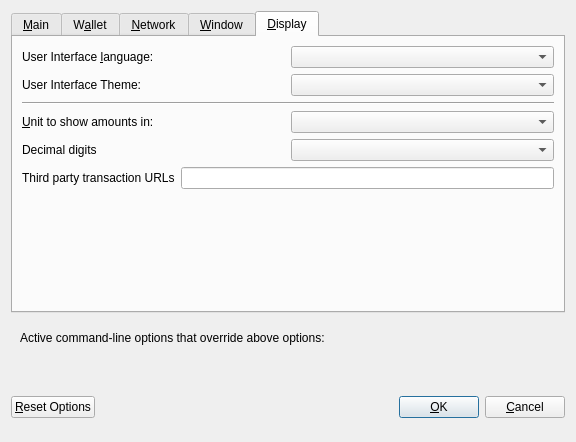
<?xml version="1.0" encoding="UTF-8"?>
<ui version="4.0">
 <class>OptionsDialog</class>
 <widget class="QDialog" name="OptionsDialog">
  <property name="geometry">
   <rect>
    <x>0</x>
    <y>0</y>
    <width>576</width>
    <height>442</height>
   </rect>
  </property>
  <property name="windowTitle">
   <string>Options</string>
  </property>
  <property name="modal">
   <bool>true</bool>
  </property>
  <layout class="QVBoxLayout" name="verticalLayout">
   <item>
    <widget class="QTabWidget" name="tabWidget">
     <property name="currentIndex">
      <number>4</number>
     </property>
     <widget class="QWidget" name="tabMain">
      <attribute name="title">
       <string>&amp;Main</string>
      </attribute>
      <layout class="QVBoxLayout" name="verticalLayout_Main">
       <item>
        <widget class="QCheckBox" name="bitcoinAtStartup">
         <property name="toolTip">
          <string>Automatically start Mire after logging in to the system.</string>
         </property>
         <property name="text">
          <string>&amp;Start Mire on system login</string>
         </property>
        </widget>
       </item>
       <item>
        <layout class="QHBoxLayout" name="horizontalLayout_2_Main">
         <item>
          <widget class="QLabel" name="databaseCacheLabel">
           <property name="text">
            <string>Size of &amp;database cache</string>
           </property>
           <property name="textFormat">
            <enum>Qt::PlainText</enum>
           </property>
           <property name="buddy">
            <cstring>databaseCache</cstring>
           </property>
          </widget>
         </item>
         <item>
          <widget class="QSpinBox" name="databaseCache"/>
         </item>
         <item>
          <widget class="QLabel" name="databaseCacheUnitLabel">
           <property name="text">
            <string>MB</string>
           </property>
           <property name="textFormat">
            <enum>Qt::PlainText</enum>
           </property>
          </widget>
         </item>
         <item>
          <spacer name="horizontalSpacer_2_Main">
           <property name="orientation">
            <enum>Qt::Horizontal</enum>
           </property>
           <property name="sizeHint" stdset="0">
            <size>
             <width>40</width>
             <height>20</height>
            </size>
           </property>
          </spacer>
         </item>
        </layout>
       </item>
       <item>
        <layout class="QHBoxLayout" name="horizontalLayout_3_Main">
         <item>
          <widget class="QLabel" name="threadsScriptVerifLabel">
           <property name="text">
            <string>Number of script &amp;verification threads</string>
           </property>
           <property name="textFormat">
            <enum>Qt::PlainText</enum>
           </property>
           <property name="buddy">
            <cstring>threadsScriptVerif</cstring>
           </property>
          </widget>
         </item>
         <item>
          <widget class="QSpinBox" name="threadsScriptVerif">
           <property name="toolTip">
            <string>(0 = auto, &lt;0 = leave that many cores free)</string>
           </property>
          </widget>
         </item>
         <item>
          <spacer name="horizontalSpacer_3_Main">
           <property name="orientation">
            <enum>Qt::Horizontal</enum>
           </property>
           <property name="sizeHint" stdset="0">
            <size>
             <width>40</width>
             <height>20</height>
            </size>
           </property>
          </spacer>
         </item>
        </layout>
       </item>
       <item>
        <spacer name="verticalSpacer_2">
         <property name="orientation">
          <enum>Qt::Vertical</enum>
         </property>
         <property name="sizeHint" stdset="0">
          <size>
           <width>20</width>
           <height>40</height>
          </size>
         </property>
        </spacer>
       </item>
       <item>
        <layout class="QHBoxLayout" name="horizontalLayout_3">
         <item>
          <widget class="QLabel" name="percentage_label">
           <property name="toolTip">
            <string>Percentage of incoming MIRE which get automatically converted to zMIRE via Zerocoin Protocol (min: 10%)</string>
           </property>
           <property name="text">
            <string>Percentage of autominted zMIRE</string>
           </property>
          </widget>
         </item>
         <item>
          <widget class="QSpinBox" name="zeromintPercentage">
           <property name="minimum">
            <number>10</number>
           </property>
           <property name="maximum">
            <number>100</number>
           </property>
          </widget>
         </item>
        </layout>
       </item>
       <item>
        <layout class="QHBoxLayout" name="horizontalLayout" stretch="0,0">
         <property name="sizeConstraint">
          <enum>QLayout::SetFixedSize</enum>
         </property>
         <item>
          <widget class="QLabel" name="labelPreferredDenom">
           <property name="maximumSize">
            <size>
             <width>16777215</width>
             <height>16777215</height>
            </size>
           </property>
           <property name="toolTip">
            <string>Wait with automatic conversion to Zerocoin until enough MIRE for this denomination is available</string>
           </property>
           <property name="text">
            <string>Preferred Automint zMIRE Denomination</string>
           </property>
          </widget>
         </item>
         <item>
          <widget class="QComboBox" name="preferredDenom">
           <property name="maximumSize">
            <size>
             <width>16777215</width>
             <height>27</height>
            </size>
           </property>
           <property name="toolTip">
            <string>Wait with automatic conversion to Zerocoin until enough MIRE for this denomination is available</string>
           </property>
           <property name="maxVisibleItems">
            <number>9</number>
           </property>
           <property name="maxCount">
            <number>9</number>
           </property>
          </widget>
         </item>
        </layout>
       </item>
      </layout>
     </widget>
     <widget class="QWidget" name="tabWallet">
      <attribute name="title">
       <string>W&amp;allet</string>
      </attribute>
      <layout class="QVBoxLayout" name="verticalLayout_Wallet">
       <item>
        <widget class="QGroupBox" name="groupBox">
         <property name="title">
          <string>Expert</string>
         </property>
         <layout class="QVBoxLayout" name="verticalLayout_2">
          <item>
           <widget class="QCheckBox" name="coinControlFeatures">
            <property name="toolTip">
             <string>Whether to show coin control features or not.</string>
            </property>
            <property name="text">
             <string>Enable coin &amp;control features</string>
            </property>
           </widget>
          </item>
          <item>
           <widget class="QCheckBox" name="showMasternodesTab">
            <property name="toolTip">
             <string>Show additional tab listing all your masternodes in first sub-tab&lt;br/&gt;and all masternodes on the network in second sub-tab.</string>
            </property>
            <property name="text">
             <string>Show Masternodes Tab</string>
            </property>
           </widget>
          </item>
          <item>
           <widget class="QCheckBox" name="spendZeroConfChange">
            <property name="toolTip">
             <string>If you disable the spending of unconfirmed change, the change from a transaction&lt;br/&gt;cannot be used until that transaction has at least one confirmation.&lt;br/&gt;This also affects how your balance is computed.</string>
            </property>
            <property name="text">
             <string>&amp;Spend unconfirmed change</string>
            </property>
           </widget>
          </item>
         </layout>
        </widget>
       </item>
       <item>
        <spacer name="verticalSpacer_Wallet">
         <property name="orientation">
          <enum>Qt::Vertical</enum>
         </property>
         <property name="sizeHint" stdset="0">
          <size>
           <width>20</width>
           <height>40</height>
          </size>
         </property>
        </spacer>
       </item>
      </layout>
     </widget>
     <widget class="QWidget" name="tabNetwork">
      <attribute name="title">
       <string>&amp;Network</string>
      </attribute>
      <layout class="QVBoxLayout" name="verticalLayout_Network">
       <item>
        <widget class="QCheckBox" name="mapPortUpnp">
         <property name="toolTip">
          <string>Automatically open the Mire client port on the router. This only works when your router supports UPnP and it is enabled.</string>
         </property>
         <property name="text">
          <string>Map port using &amp;UPnP</string>
         </property>
        </widget>
       </item>
       <item>
        <widget class="QCheckBox" name="allowIncoming">
         <property name="toolTip">
          <string>Accept connections from outside</string>
         </property>
         <property name="text">
          <string>Allow incoming connections</string>
         </property>
        </widget>
       </item>
       <item>
        <widget class="QCheckBox" name="connectSocks">
         <property name="toolTip">
          <string>Connect to the Mire network through a SOCKS5 proxy.</string>
         </property>
         <property name="text">
          <string>&amp;Connect through SOCKS5 proxy (default proxy):</string>
         </property>
        </widget>
       </item>
       <item>
        <layout class="QHBoxLayout" name="horizontalLayout_1_Network">
         <item>
          <widget class="QLabel" name="proxyIpLabel">
           <property name="text">
            <string>Proxy &amp;IP:</string>
           </property>
           <property name="textFormat">
            <enum>Qt::PlainText</enum>
           </property>
           <property name="buddy">
            <cstring>proxyIp</cstring>
           </property>
          </widget>
         </item>
         <item>
          <widget class="QValidatedLineEdit" name="proxyIp">
           <property name="minimumSize">
            <size>
             <width>140</width>
             <height>0</height>
            </size>
           </property>
           <property name="maximumSize">
            <size>
             <width>140</width>
             <height>16777215</height>
            </size>
           </property>
           <property name="toolTip">
            <string>IP address of the proxy (e.g. IPv4: 127.0.0.1 / IPv6: ::1)</string>
           </property>
          </widget>
         </item>
         <item>
          <widget class="QLabel" name="proxyPortLabel">
           <property name="text">
            <string>&amp;Port:</string>
           </property>
           <property name="textFormat">
            <enum>Qt::PlainText</enum>
           </property>
           <property name="buddy">
            <cstring>proxyPort</cstring>
           </property>
          </widget>
         </item>
         <item>
          <widget class="QLineEdit" name="proxyPort">
           <property name="minimumSize">
            <size>
             <width>55</width>
             <height>0</height>
            </size>
           </property>
           <property name="maximumSize">
            <size>
             <width>55</width>
             <height>16777215</height>
            </size>
           </property>
           <property name="toolTip">
            <string>Port of the proxy (e.g. 9050)</string>
           </property>
          </widget>
         </item>
         <item>
          <spacer name="horizontalSpacer_1_Network">
           <property name="orientation">
            <enum>Qt::Horizontal</enum>
           </property>
           <property name="sizeHint" stdset="0">
            <size>
             <width>40</width>
             <height>20</height>
            </size>
           </property>
          </spacer>
         </item>
        </layout>
       </item>
       <item>
        <spacer name="verticalSpacer_Network">
         <property name="orientation">
          <enum>Qt::Vertical</enum>
         </property>
         <property name="sizeHint" stdset="0">
          <size>
           <width>20</width>
           <height>40</height>
          </size>
         </property>
        </spacer>
       </item>
      </layout>
     </widget>
     <widget class="QWidget" name="tabWindow">
      <attribute name="title">
       <string>&amp;Window</string>
      </attribute>
      <layout class="QVBoxLayout" name="verticalLayout_Window">
       <item>
        <widget class="QCheckBox" name="minimizeToTray">
         <property name="toolTip">
          <string>Show only a tray icon after minimizing the window.</string>
         </property>
         <property name="text">
          <string>&amp;Minimize to the tray instead of the taskbar</string>
         </property>
        </widget>
       </item>
       <item>
        <widget class="QCheckBox" name="minimizeOnClose">
         <property name="toolTip">
          <string>Minimize instead of exit the application when the window is closed. When this option is enabled, the application will be closed only after selecting Quit in the menu.</string>
         </property>
         <property name="text">
          <string>M&amp;inimize on close</string>
         </property>
        </widget>
       </item>
       <item>
        <spacer name="verticalSpacer_Window">
         <property name="orientation">
          <enum>Qt::Vertical</enum>
         </property>
         <property name="sizeHint" stdset="0">
          <size>
           <width>20</width>
           <height>40</height>
          </size>
         </property>
        </spacer>
       </item>
      </layout>
     </widget>
     <widget class="QWidget" name="tabDisplay">
      <attribute name="title">
       <string>&amp;Display</string>
      </attribute>
      <layout class="QVBoxLayout" name="verticalLayout_Display">
       <item>
        <layout class="QHBoxLayout" name="horizontalLayout_1_Display">
         <item>
          <widget class="QLabel" name="langLabel">
           <property name="text">
            <string>User Interface &amp;language:</string>
           </property>
           <property name="textFormat">
            <enum>Qt::PlainText</enum>
           </property>
           <property name="buddy">
            <cstring>lang</cstring>
           </property>
          </widget>
         </item>
         <item>
          <widget class="QValueComboBox" name="lang">
           <property name="toolTip">
            <string>The user interface language can be set here. This setting will take effect after restarting Mire.</string>
           </property>
          </widget>
         </item>
        </layout>
       </item>
       <item>
        <layout class="QHBoxLayout" name="horizontalLayout_4_Display" stretch="0,0">
         <item>
          <widget class="QLabel" name="themeLabel">
           <property name="text">
            <string>User Interface Theme:</string>
           </property>
          </widget>
         </item>
         <item>
          <widget class="QValueComboBox" name="theme"/>
         </item>
        </layout>
       </item>
       <item>
        <widget class="Line" name="line">
         <property name="orientation">
          <enum>Qt::Horizontal</enum>
         </property>
        </widget>
       </item>
       <item>
        <layout class="QHBoxLayout" name="horizontalLayout_2_Display">
         <item>
          <widget class="QLabel" name="unitLabel">
           <property name="text">
            <string>&amp;Unit to show amounts in:</string>
           </property>
           <property name="textFormat">
            <enum>Qt::PlainText</enum>
           </property>
           <property name="buddy">
            <cstring>unit</cstring>
           </property>
          </widget>
         </item>
         <item>
          <widget class="QValueComboBox" name="unit">
           <property name="toolTip">
            <string>Choose the default subdivision unit to show in the interface and when sending coins.</string>
           </property>
          </widget>
         </item>
        </layout>
       </item>
       <item>
        <layout class="QHBoxLayout" name="horizontalLayout_5_Display">
         <item>
          <widget class="QLabel" name="digitsLabel">
           <property name="text">
            <string>Decimal digits</string>
           </property>
          </widget>
         </item>
         <item>
          <widget class="QValueComboBox" name="digits"/>
         </item>
        </layout>
       </item>
       <item>
        <layout class="QHBoxLayout" name="horizontalLayout_3_Display">
         <item>
          <widget class="QLabel" name="thirdPartyTxUrlsLabel">
           <property name="toolTip">
            <string>Third party URLs (e.g. a block explorer) that appear in the transactions tab as context menu items. %s in the URL is replaced by transaction hash. Multiple URLs are separated by vertical bar |.</string>
           </property>
           <property name="text">
            <string>Third party transaction URLs</string>
           </property>
           <property name="buddy">
            <cstring>thirdPartyTxUrls</cstring>
           </property>
          </widget>
         </item>
         <item>
          <widget class="QLineEdit" name="thirdPartyTxUrls">
           <property name="toolTip">
            <string>Third party URLs (e.g. a block explorer) that appear in the transactions tab as context menu items. %s in the URL is replaced by transaction hash. Multiple URLs are separated by vertical bar |.</string>
           </property>
          </widget>
         </item>
        </layout>
       </item>
       <item>
        <spacer name="verticalSpacer">
         <property name="orientation">
          <enum>Qt::Vertical</enum>
         </property>
         <property name="sizeHint" stdset="0">
          <size>
           <width>20</width>
           <height>40</height>
          </size>
         </property>
        </spacer>
       </item>
      </layout>
     </widget>
    </widget>
   </item>
   <item>
    <widget class="QFrame" name="frame">
     <layout class="QVBoxLayout" name="verticalLayout_Bottom">
      <item>
       <layout class="QHBoxLayout" name="horizontalLayout_Bottom">
        <item>
         <widget class="QLabel" name="overriddenByCommandLineInfoLabel">
          <property name="text">
           <string>Active command-line options that override above options:</string>
          </property>
          <property name="textFormat">
           <enum>Qt::PlainText</enum>
          </property>
         </widget>
        </item>
        <item>
         <spacer name="horizontalSpacer_Bottom">
          <property name="orientation">
           <enum>Qt::Horizontal</enum>
          </property>
          <property name="sizeHint" stdset="0">
           <size>
            <width>40</width>
            <height>20</height>
           </size>
          </property>
         </spacer>
        </item>
       </layout>
      </item>
      <item>
       <widget class="QLabel" name="overriddenByCommandLineLabel">
        <property name="text">
         <string/>
        </property>
        <property name="textFormat">
         <enum>Qt::PlainText</enum>
        </property>
        <property name="wordWrap">
         <bool>true</bool>
        </property>
       </widget>
      </item>
     </layout>
    </widget>
   </item>
   <item>
    <layout class="QHBoxLayout" name="horizontalLayout_Buttons">
     <item>
      <widget class="QPushButton" name="resetButton">
       <property name="toolTip">
        <string>Reset all client options to default.</string>
       </property>
       <property name="text">
        <string>&amp;Reset Options</string>
       </property>
       <property name="autoDefault">
        <bool>false</bool>
       </property>
      </widget>
     </item>
     <item>
      <spacer name="horizontalSpacer_1">
       <property name="orientation">
        <enum>Qt::Horizontal</enum>
       </property>
       <property name="sizeHint" stdset="0">
        <size>
         <width>40</width>
         <height>48</height>
        </size>
       </property>
      </spacer>
     </item>
     <item>
      <widget class="QLabel" name="statusLabel">
       <property name="minimumSize">
        <size>
         <width>200</width>
         <height>0</height>
        </size>
       </property>
       <property name="font">
        <font>
         <weight>75</weight>
         <bold>true</bold>
        </font>
       </property>
       <property name="text">
        <string/>
       </property>
       <property name="textFormat">
        <enum>Qt::PlainText</enum>
       </property>
       <property name="wordWrap">
        <bool>true</bool>
       </property>
      </widget>
     </item>
     <item>
      <spacer name="horizontalSpacer_2">
       <property name="orientation">
        <enum>Qt::Horizontal</enum>
       </property>
       <property name="sizeHint" stdset="0">
        <size>
         <width>40</width>
         <height>48</height>
        </size>
       </property>
      </spacer>
     </item>
     <item>
      <widget class="QPushButton" name="okButton">
       <property name="text">
        <string>&amp;OK</string>
       </property>
       <property name="autoDefault">
        <bool>false</bool>
       </property>
       <property name="default">
        <bool>true</bool>
       </property>
      </widget>
     </item>
     <item>
      <widget class="QPushButton" name="cancelButton">
       <property name="text">
        <string>&amp;Cancel</string>
       </property>
       <property name="autoDefault">
        <bool>false</bool>
       </property>
      </widget>
     </item>
    </layout>
   </item>
  </layout>
 </widget>
 <customwidgets>
  <customwidget>
   <class>QValidatedLineEdit</class>
   <extends>QLineEdit</extends>
   <header>qvalidatedlineedit.h</header>
  </customwidget>
  <customwidget>
   <class>QValueComboBox</class>
   <extends>QComboBox</extends>
   <header>qvaluecombobox.h</header>
  </customwidget>
 </customwidgets>
 <resources/>
 <connections/>
</ui>
